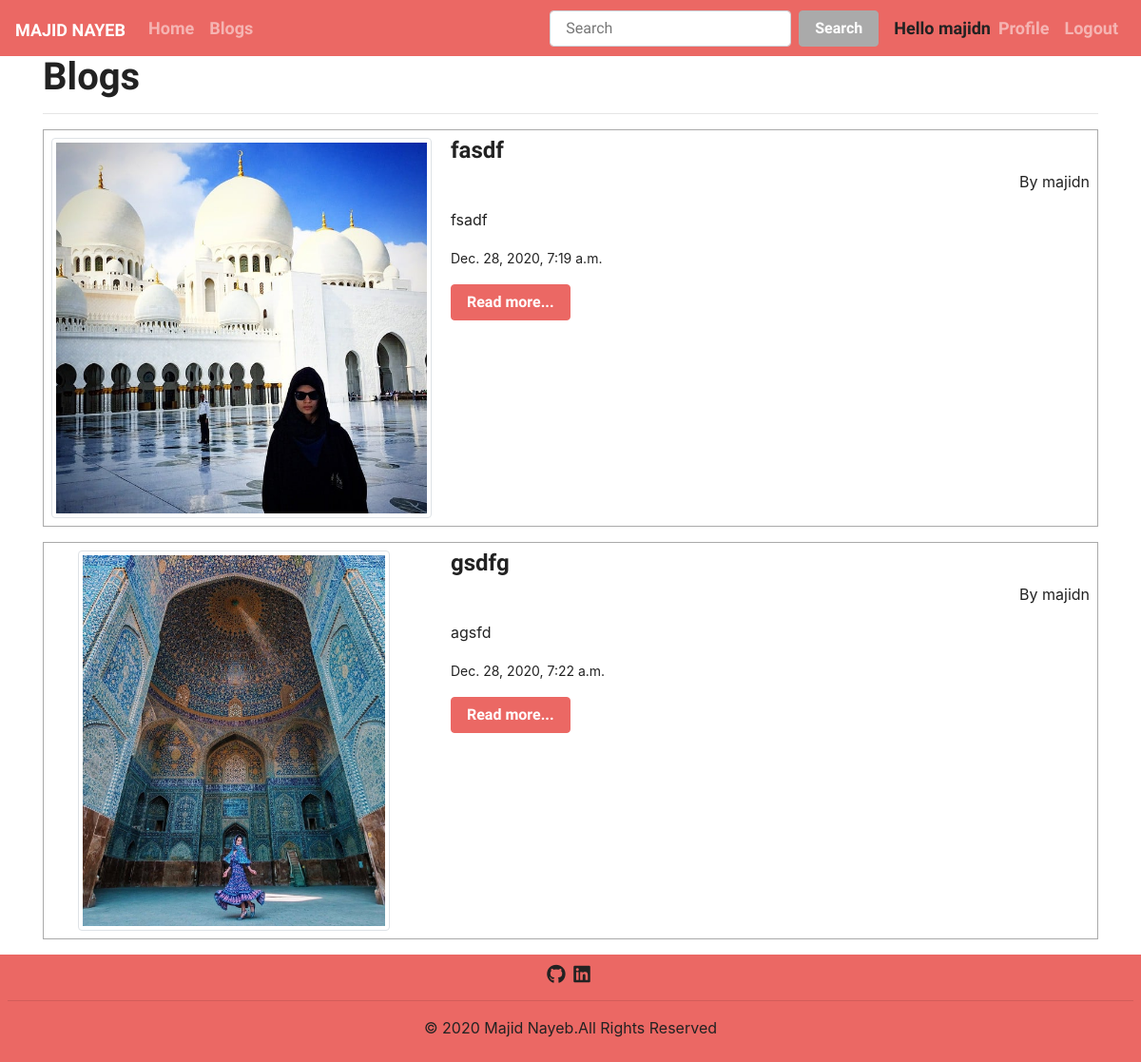
The page /blogs/ (signed in) on the database its author committed.
### blog/models.py (models this page shows, shortened)
class Blogs(models.Model):
    title = models.CharField(max_length=200)
    time = models.DateTimeField(auto_now_add=True)
    body = models.TextField()
    image = models.ImageField(blank=False, upload_to='blogs/images/')
    user = models.ForeignKey(User, on_delete=models.CASCADE)

### blog/views.py (the view)
# urls.py: path('blogs/', views.blogs, name='blogs'),
def blogs(request):
    blogs = Blogs.objects.all()
    return render(request, 'blog/blogs.html', {'blogs': blogs})

### blog/templates/blog/blogs.html (shortened to what this page needs)
{% extends 'blog/base.html' %}
{% block content %}
<div class="container">
    <h1>Blogs</h1>
    <hr>
  {% for blog in blogs %}
  <div class="well p-2 mb-3 border border-secondary">
    <div class="media">
      <a class="pull-left" href="{{ blog.image.url }}">
        <div class="img-cover">
          <img class="media-object mr-3 img-thumbnail" src="{{ blog.image.url }}">
        </div>
    </a>
    <div class="media-body">
      <h4 class="media-heading">{{blog.title}}</h4>
        <p class="text-right">By {{blog.user}}</p>
        <p>{{blog.body}}</p>
        <ul class="list-inline list-unstyled">
      <li><small> {{blog.time}}</small></li>
    </ul>
    <a href="{% url 'viewblog' blog.id %}" class="btn btn-primary">Read more...</a>
     </div>
  </div>
</div>
{% endfor %}
</div>
{% endblock %}

### blog/templates/blog/base.html (shortened to what this page needs)
<!DOCTYPE html>
<html lang="en">
  <head>
    {% load static %}
    <link
      rel="stylesheet"
      href="https://bootswatch.com/4/journal/bootstrap.min.css"
    />
    <link rel="stylesheet" href="{% static 'blog/css/style.css' %}" />
  </head>
  <body>
    <nav class="navbar navbar-expand-lg navbar-dark bg-primary">
      <a class="navbar-brand" href="#">Majid Nayeb</a>
      <div class="collapse navbar-collapse" id="navbarColor01">
        <ul class="navbar-nav mr-auto">
          <li class="nav-item">
            <a class="nav-link" href="{% url 'home' %}"
              >Home
            </a>
          </li>
          <li class="nav-item">
            <a class="nav-link" href="{% url 'blogs' %}">Blogs</a>
          </li>
        </ul>
        <form class="form-inline my-2 my-lg-0">
          <input
            class="form-control mr-sm-2"
            type="text"
            placeholder="Search"
          />
          <button class="btn btn-secondary my-2 my-sm-0" type="submit">
            Search
          </button>
        </form>
        <ul class="navbar-nav">
          {% if user.is_authenticated %}
          <li class="nav-item ml-3 mt-2">Hello {{ user.username }}</li>
          <li class="nav-item">
            <a class="nav-link" href="{% url 'profile' %}">Profile</a>
          </li>
          <li class="nav-item">
            <a
              class="nav-link"
              data-toggle="modal"
              data-target="#logoutModal"
              href="#"
              >Logout</a
            >
          </li>
          {% endif %}
        </ul>
      </div>
    </nav>
    <div>{% block content %} {% endblock %}</div>
    <footer id="footer" class="p-2 text-center bg-primary">
      <div>
        <a class="text-dark mr-1" href="https://github.com/majd21">
          <i class="fab fa-github fa-lg"></i>
        </a>
        <a
          class="text-dark mr-1"
          href="https://www.linkedin.com/in/majid-nayeb-0206a6201/"
        >
          <i class="fab fa-linkedin fa-lg"></i>
        </a>
      </div>
      <hr />
      <p>&copy; 2020 Majid Nayeb.All Rights Reserved</p>
    </footer>
  </body>
</html>

### blog/static/blog/css/style.css (style rules this page uses)
.img-cover { height: 400px; width: 400px; margin-right: 20px; background-color: #fff; text-align: center; }
.img-cover img { height: 100%; width: auto; }

### rows shown on the page
Blogs: image (picture), title "fasdf", user "majidn", body "fsadf", time "Dec. 28, 2020, 7:19 a.m."
Blogs: image (picture), title "gsdfg", user "majidn", body "agsfd", time "Dec. 28, 2020, 7:22 a.m."

### other values the page prints
{{ user.username }} "majidn"
